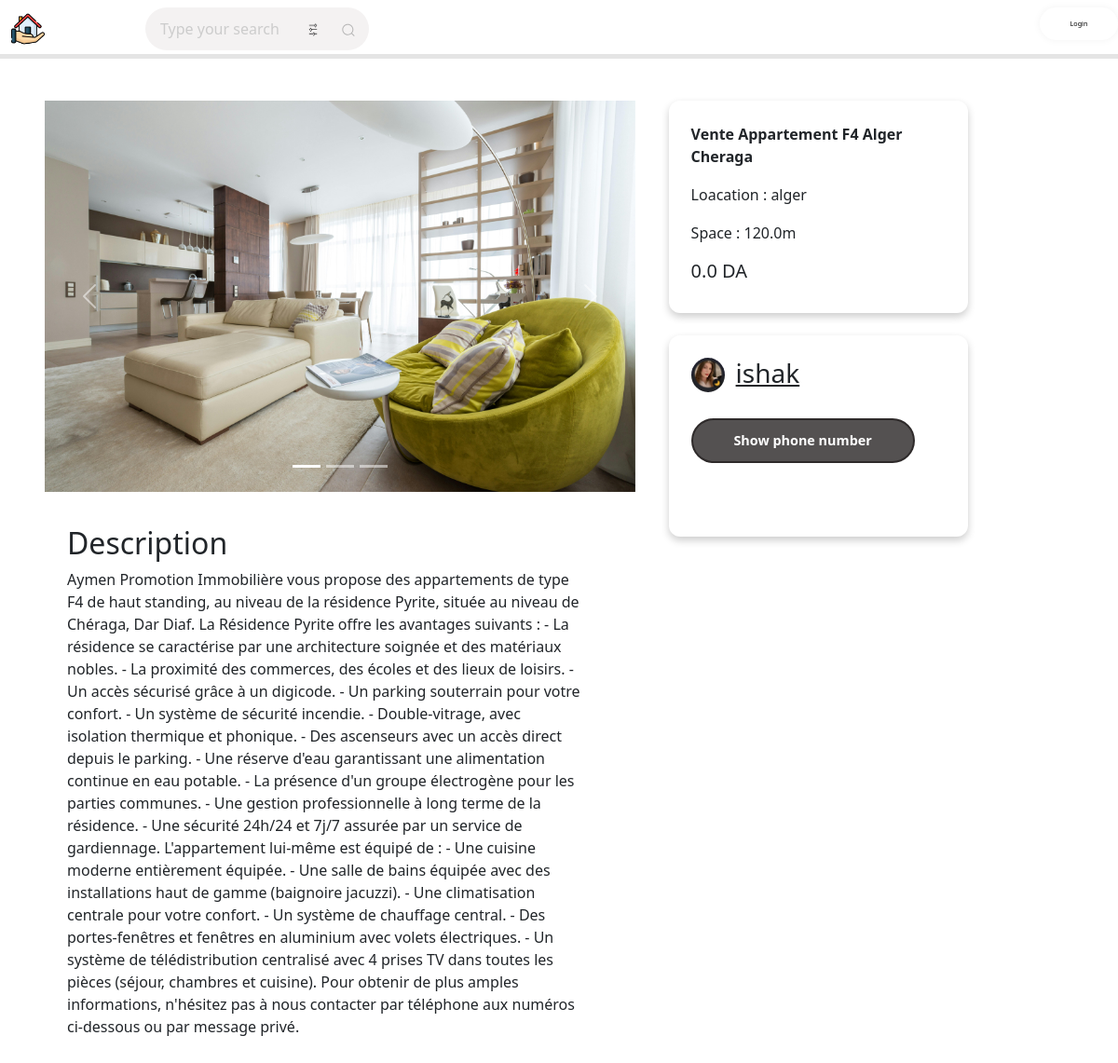
The app's page /real_estate/home/annonce/14, older data.
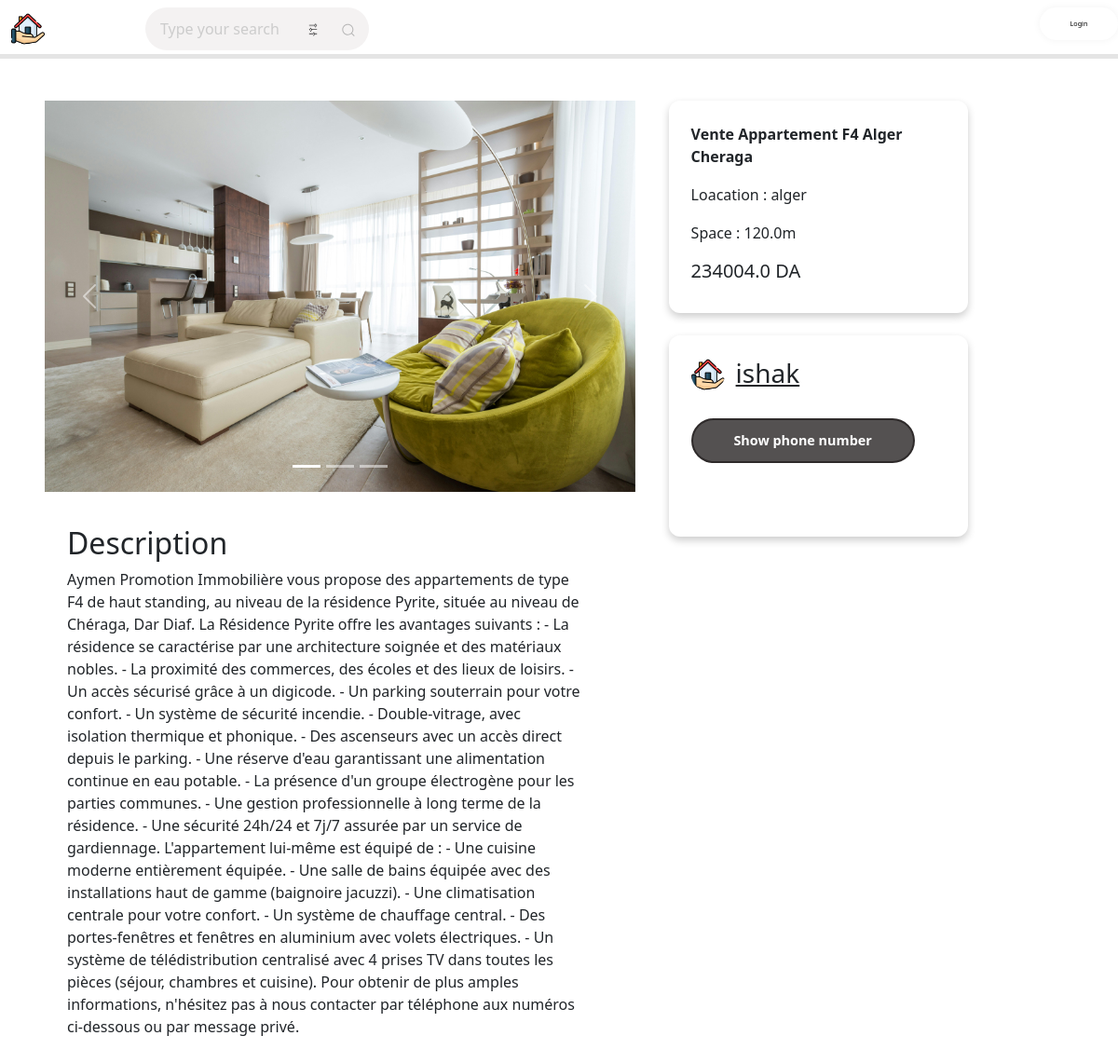
The same page, newer data.
### main/models.py (models this page shows, shortened)
class post(models.Model):
    user_id = models.ForeignKey("custom_user",on_delete=models.CASCADE)
    title = models.CharField(max_length=256)
    space = models.FloatField()
    floor_num = models.IntegerField()
    description = models.CharField(max_length=1024)
    price = models.FloatField()
    location = models.CharField(max_length=256)

class custom_user(AbstractUser):
    phone_num = models.CharField(max_length=15)
    profile_pic = models.ImageField(upload_to='profile_pics/')

### main/views.py (the view)
def show_post(request,post_id):
   Post = post.objects.prefetch_related('media_files_set').get(pk=post_id)
   return render(request,'post.html',{'post':Post,'auth':request.user.is_authenticated ,'wilayas':Wilaya.objects.all()})

### main/templates/post.html (shortened to what the changed rows need)
{% load static %}
<!DOCTYPE html>
<html lang="en">
<head>
    <link href="https://cdn.jsdelivr.net/npm/bootstrap@5.3.3/dist/css/bootstrap.min.css" rel="stylesheet">
    <link rel="stylesheet" href="{% static 'css/post.css' %}">
    <link rel="stylesheet" href="{% static 'css/home.css'%}">
</head>
<body>
    <div class="main-container">
        <div class="post-des">
            <div class="title">
                <p>{{post.title}}</p>
                <p style="font-weight: 500;">Loacation : {{post.location}}</p>
                <p style="font-weight: 500;">Space : {{post.space}}m</p>
                <h5>{{post.price}} DA</h5>
            </div>
            <div class="user-info">
                <div class="user-media">
                  <a href="{% url 'profile' post.user_id.id %}" target="_blank"><img style="display: block;border-radius: 50%;max-width: 3vw;" src="{% if post.user_id.profile_pic %}{%if post.user_id.profile_pic.url %}{{post.user_id.profile_pic.url}}{%else%}{% static 'public/external/no-user.png' %}{%endif%}{%endif%}" alt="{% static 'public/external/no-user.png' %}"></a>
                  <a href="{% url 'profile' post.user_id.id %}" target="_blank"><h3>{{post.user_id.username}}</h3></a>
                </div>
            </div>
        </div>
    </div>
  <div class="description">
    <h2>Description</h2>
    <p>{{post.description}}</p>
  </div>
</body>
</html>

Row changes from the older to the newer data that the page shows:
changed post "Vente Appartement F4 Alger Cheraga": price "0.0" → "234004.0"; user_id.profile_pic: a different picture
